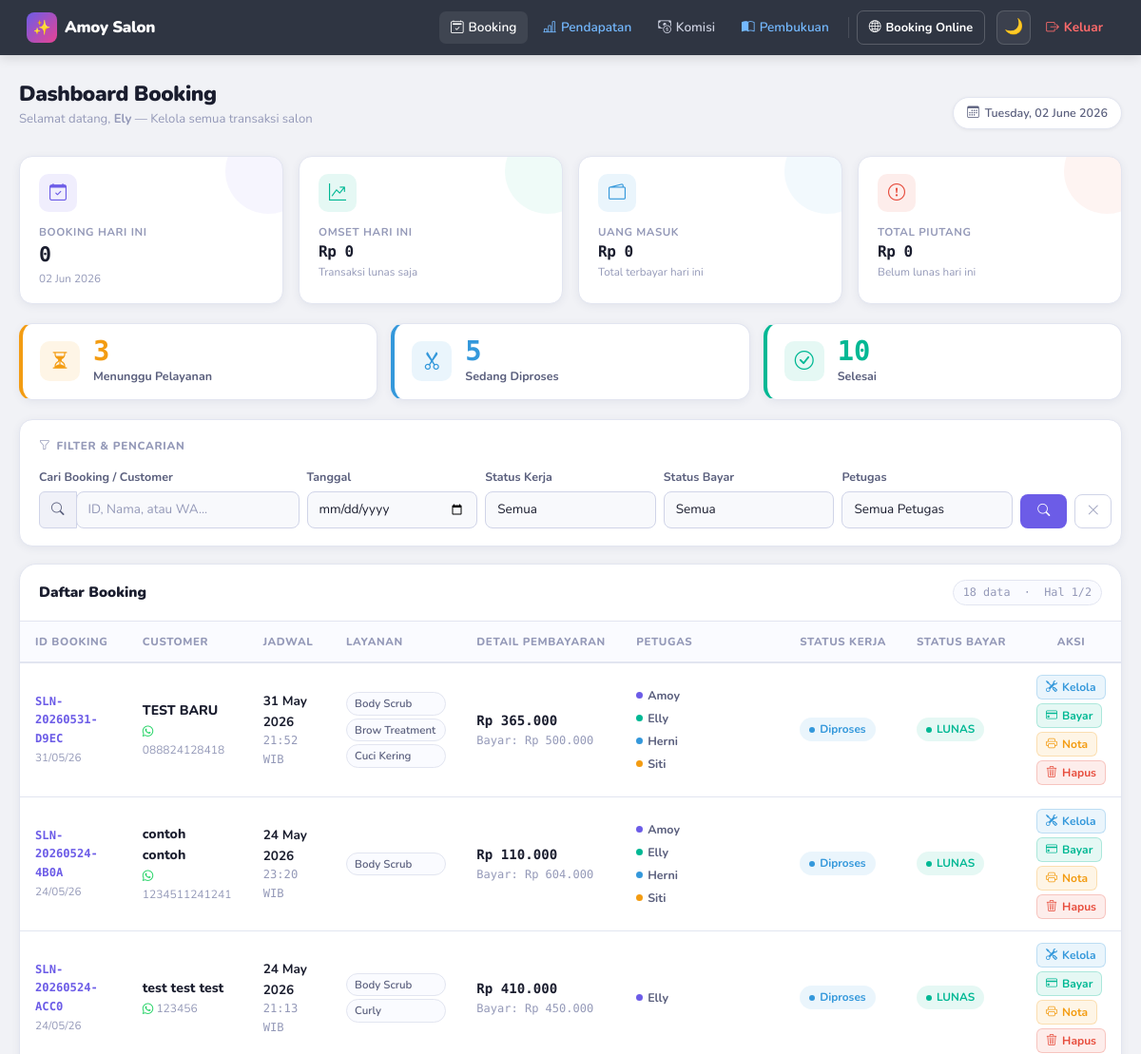
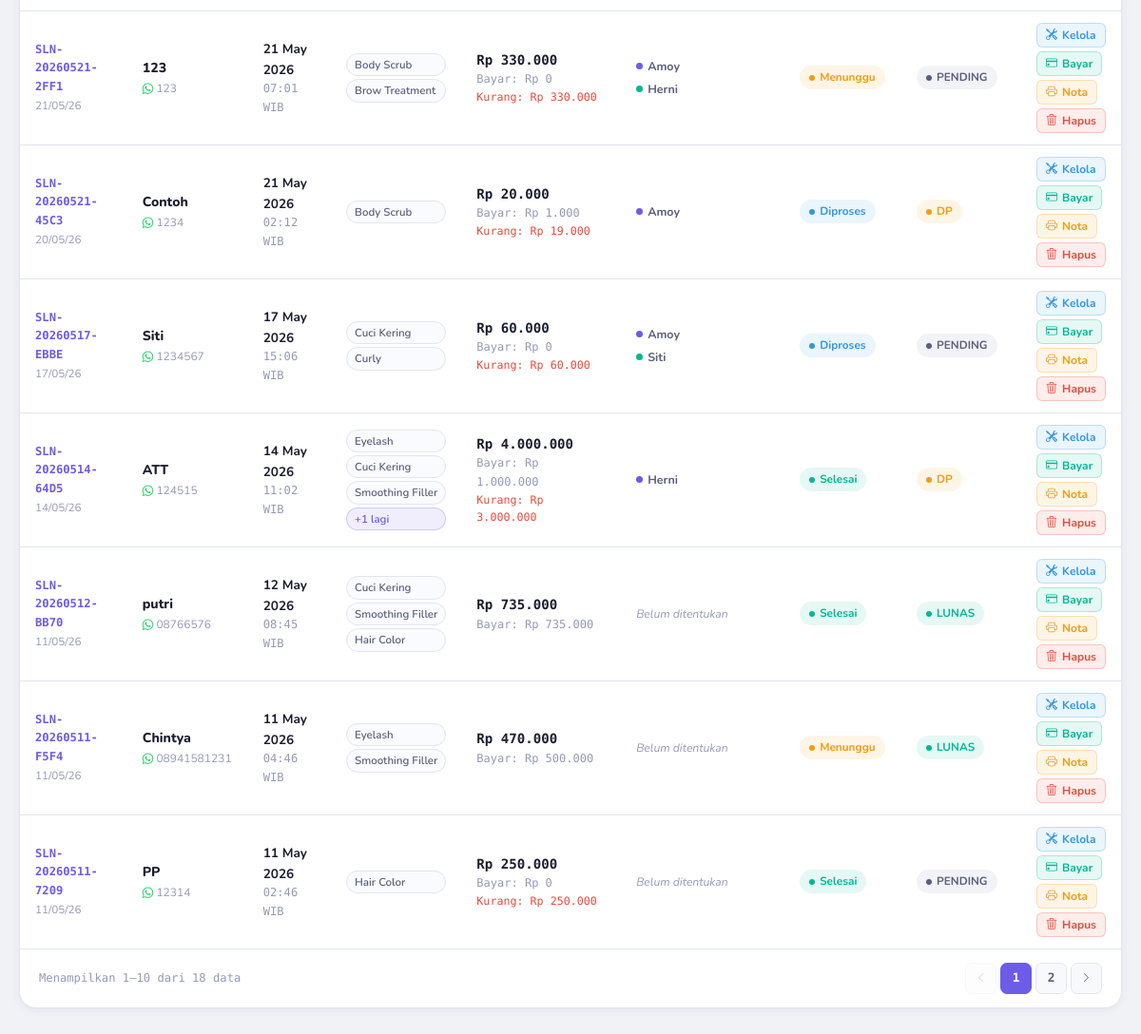
Page /pages/admin.php (signed in) on the committed database (2 pictures, top to bottom).
### tables this page shows
CREATE TABLE `bookings` (
  `id_booking` varchar(20) NOT NULL,
  `nama_customer` varchar(100) NOT NULL,
  `whatsapp_customer` varchar(20) NOT NULL,
  `tgl_booking` date NOT NULL,
  `jam_booking` time NOT NULL,
  `total_biaya` decimal(10,2) DEFAULT 0.00,
  `bayar_cash` decimal(15,2) DEFAULT 0.00,
  `bayar_transfer` decimal(15,2) DEFAULT 0.00,
  `jumlah_terbayar` decimal(15,2) DEFAULT 0.00,
  `status_pembayaran` enum('pending','dp','lunas','batal') DEFAULT 'pending',
  `status_kerja` enum('menunggu','diproses','selesai') DEFAULT 'menunggu',
  `id_employee` int(11) DEFAULT NULL,
  `created_at` timestamp NOT NULL DEFAULT current_timestamp()
);

### pages/admin.php (the view, shortened to what this page needs)
<?php
$user_level = $_SESSION['level'];
$user_nama  = $_SESSION['nama'] ?? $_SESSION['username'];
include '../class/koneksi.php';
$today = date('Y-m-d');
$q_stat = mysqli_query($conn,
    "SELECT
        COUNT(*) AS jml_booking,
        COALESCE(SUM(CASE WHEN status_pembayaran='lunas' THEN total_biaya ELSE 0 END), 0) AS omset,
        COALESCE(SUM(jumlah_terbayar), 0) AS uang_masuk,
        COALESCE(SUM(CASE WHEN status_pembayaran IN ('pending','dp') THEN (total_biaya - jumlah_terbayar) ELSE 0 END), 0) AS piutang
     FROM bookings WHERE tgl_booking='$today' AND status_pembayaran != 'batal'"
);
$stat = mysqli_fetch_assoc($q_stat);
$cnt = [];
foreach (['menunggu','diproses','selesai'] as $sk) {
    $r = mysqli_fetch_assoc(mysqli_query($conn,
        "SELECT COUNT(*) AS c FROM bookings WHERE status_kerja='$sk' AND status_pembayaran != 'batal'"));
    $cnt[$sk] = $r['c'];
}
$f_tgl    = trim($_GET['tgl']          ?? '');
$f_q      = trim($_GET['q']            ?? '');
$per_page = 10;
$page     = max(1, (int)($_GET['page'] ?? 1));
$offset   = ($page - 1) * $per_page;
$where = ["1=1"];
$where_sql = implode(' AND ', $where);
$total_rows  = mysqli_fetch_assoc(mysqli_query($conn,"SELECT COUNT(*) AS c FROM bookings b WHERE $where_sql"))['c'];
$total_pages = (int)ceil($total_rows / $per_page);
$sql_main = "
SELECT
    b.*,
    GROUP_CONCAT(DISTINCT s.nama_layanan ORDER BY d.id_detail SEPARATOR '||') AS daftar_layanan,
    GROUP_CONCAT(DISTINCT bk_emp.nama_karyawan ORDER BY bk_emp.nama_karyawan SEPARATOR '||') AS daftar_petugas_komisi
FROM bookings b
LEFT JOIN booking_details d ON b.id_booking=d.id_booking
LEFT JOIN services s ON d.id_service=s.id_service
LEFT JOIN booking_komisi bk ON d.id_detail=bk.id_detail
LEFT JOIN employees bk_emp ON bk.id_employee=bk_emp.id_employee
WHERE $where_sql
GROUP BY b.id_booking
ORDER BY b.created_at DESC
LIMIT $per_page OFFSET $offset";
$q_main = mysqli_query($conn, $sql_main);
?>
<!DOCTYPE html>
<html lang="id" data-theme="light">
<head>
<link href="https://cdn.jsdelivr.net/npm/bootstrap@5.3.0/dist/css/bootstrap.min.css" rel="stylesheet">
<link rel="stylesheet" href="https://cdn.jsdelivr.net/npm/bootstrap-icons@1.11.3/font/bootstrap-icons.css">
</head>
<body>
<nav class="navbar navbar-expand-lg">
  <div class="container-fluid px-2">
    <a class="navbar-brand" href="admin.php">
      <div class="brand-icon">✨</div>
      Amoy Salon
    </a>
    <div class="collapse navbar-collapse" id="navMain">
      <ul class="navbar-nav ms-auto align-items-lg-center gap-1">
        <?php if($user_level<=2): ?>
        <li class="nav-item"><a class="nav-link active" href="admin.php"><i class="bi bi-calendar2-check"></i>Booking</a></li>
        <?php endif; ?>
        <?php if($user_level<=2): ?>
        <li class="nav-item"><a class="nav-link text-info" href="laporan.php"><i class="bi bi-bar-chart-line"></i>Pendapatan</a></li>
        <li class="nav-item"><a class="nav-link" href="komisi.php"><i class="bi bi-cash-coin"></i>Komisi</a></li>
        <li class="nav-item"><a class="nav-link text-info" href="laporan_pembayaran.php"><i class="bi bi-book-half"></i>Pembukuan</a></li>
        <?php endif; ?>
        <li class="nav-item"><div class="nav-divider d-none d-lg-block" style="width:1px;height:22px;background:rgba(255,255,255,.12);margin:0 4px"></div></li>
        <li class="nav-item"><a href="../index.php" target="_blank" class="nav-link btn-booking-online"><i class="bi bi-globe2"></i>Booking Online</a></li>
        <li class="nav-item d-none d-lg-flex align-items-center ms-2">
          <button class="theme-toggle" onclick="toggleTheme()" id="themeBtnDesktop" title="Ganti Tema">🌙</button>
        </li>
        <li class="nav-item"><a class="nav-link btn-logout" href="../class/logout.php" onclick="return confirm('Yakin keluar?')"><i class="bi bi-box-arrow-right"></i>Keluar</a></li>
      </ul>
    </div>
  </div>
</nav>
<div class="page-container">
  <div class="page-head">
    <div>
      <h1 class="page-title">Dashboard Booking</h1>
      <p class="page-subtitle">Selamat datang, <strong><?=htmlspecialchars($user_nama)?></strong> — Kelola semua transaksi salon</p>
    </div>
    <div class="date-chip"><i class="bi bi-calendar3"></i><?=date('l, d F Y')?></div>
  </div>
  <div class="stat-grid">
    <div class="stat-card" style="--c:var(--accent);--c-soft:var(--accent-bg)">
      <div class="stat-icon"><i class="bi bi-calendar-check"></i></div>
      <div class="stat-label">Booking Hari Ini</div>
      <div class="stat-value"><?=number_format($stat['jml_booking']??0)?></div>
      <div class="stat-note"><?=date('d M Y')?></div>
    </div>
    <div class="stat-card" style="--c:var(--green);--c-soft:var(--green-bg)">
      <div class="stat-icon"><i class="bi bi-graph-up-arrow"></i></div>
      <div class="stat-label">Omset Hari Ini</div>
      <div class="stat-value sm">Rp&nbsp;<?=number_format($stat['omset']??0,0,',','.')?></div>
      <div class="stat-note">Transaksi lunas saja</div>
    </div>
    <div class="stat-card" style="--c:var(--blue);--c-soft:var(--blue-bg)">
      <div class="stat-icon"><i class="bi bi-wallet2"></i></div>
      <div class="stat-label">Uang Masuk</div>
      <div class="stat-value sm">Rp&nbsp;<?=number_format($stat['uang_masuk']??0,0,',','.')?></div>
      <div class="stat-note">Total terbayar hari ini</div>
    </div>
    <div class="stat-card" style="--c:var(--red);--c-soft:var(--red-bg)">
      <div class="stat-icon"><i class="bi bi-exclamation-circle"></i></div>
      <div class="stat-label">Total Piutang</div>
      <div class="stat-value sm">Rp&nbsp;<?=number_format($stat['piutang']??0,0,',','.')?></div>
      <div class="stat-note">Belum lunas hari ini</div>
    </div>
  </div>
  <div class="pipe-grid">
    <div class="pipe-card" style="--c:var(--yellow);--c-soft:var(--yellow-bg)">
      <div class="pipe-dot"><i class="bi bi-hourglass-split"></i></div>
      <div>
        <div class="pipe-count"><?=$cnt['menunggu']?></div>
        <div class="pipe-label">Menunggu Pelayanan</div>
      </div>
    </div>
    <div class="pipe-card" style="--c:var(--blue);--c-soft:var(--blue-bg)">
      <div class="pipe-dot"><i class="bi bi-scissors"></i></div>
      <div>
        <div class="pipe-count"><?=$cnt['diproses']?></div>
        <div class="pipe-label">Sedang Diproses</div>
      </div>
    </div>
    <div class="pipe-card" style="--c:var(--green);--c-soft:var(--green-bg)">
      <div class="pipe-dot"><i class="bi bi-check-circle"></i></div>
      <div>
        <div class="pipe-count"><?=$cnt['selesai']?></div>
        <div class="pipe-label">Selesai</div>
      </div>
    </div>
  </div>
  <div class="filter-card">
    <div class="filter-title"><i class="bi bi-funnel"></i>Filter &amp; Pencarian</div>
    <form method="GET" id="filterForm">
      <div class="row g-2 align-items-end">
        <div class="col-lg-3 col-md-6">
          <label class="form-label">Cari Booking / Customer</label>
          <div class="input-group">
            <span class="input-group-text"><i class="bi bi-search"></i></span>
            <input type="text" name="q" class="form-control" placeholder="ID, Nama, atau WA..." value="<?=htmlspecialchars($f_q)?>">
          </div>
        </div>
        <div class="col-lg-2 col-md-6">
          <label class="form-label">Tanggal</label>
          <input type="date" name="tgl" class="form-control" value="<?=htmlspecialchars($f_tgl)?>">
        </div>
        <div class="col-lg-2 col-md-4">
          <label class="form-label">Status Kerja</label>
          <select name="status_kerja" class="form-select">
            <option value="">Semua</option>
          </select>
        </div>
        <div class="col-lg-2 col-md-4">
          <label class="form-label">Status Bayar</label>
          <select name="status_bayar" class="form-select">
            <option value="">Semua</option>
          </select>
        </div>
        <div class="col-lg-2 col-md-4">
          <label class="form-label">Petugas</label>
          <select name="id_employee" class="form-select">
            <option value="">Semua Petugas</option>
          </select>
        </div>
        <div class="col-lg-1 col-12 d-flex gap-2">
          <button type="submit" class="btn btn-primary flex-grow-1"><i class="bi bi-search"></i></button>
          <a href="admin.php" class="btn btn-reset"><i class="bi bi-x-lg"></i></a>
        </div>
      </div>
    </form>
  </div>
  <div class="table-card">
    <div class="table-head-row">
      <div>
        <h2 class="table-card-title">Daftar Booking</h2>
      </div>
      <span class="table-count-chip"><?=$total_rows?> data &nbsp;·&nbsp; Hal <?=$page?>/<?=max(1,$total_pages)?></span>
    </div>
    <div class="table-scroll">
      <table class="dash-table">
        <thead>
          <tr>
            <th>ID Booking</th>
            <th>Customer</th>
            <th>Jadwal</th>
            <th>Layanan</th>
            <th>Detail Pembayaran</th>
            <th>Petugas</th>
            <th>Status Kerja</th>
            <th>Status Bayar</th>
            <th style="text-align:center">Aksi</th>
          </tr>
        </thead>
        <tbody>
        <?php if(mysqli_num_rows($q_main)===0): ?>
          <tr class="empty-row">
            <td colspan="9">
              <div class="empty-icon">📋</div>
              <p class="empty-txt">Tidak ada data booking ditemukan.<br>Coba ubah filter atau tambahkan booking baru.</p>
            </td>
          </tr>
        <?php else: ?>
        <?php while($row=mysqli_fetch_assoc($q_main)):
            $layanan_arr = array_filter(explode('||', $row['daftar_layanan']??''));
            $pet_arr     = array_unique(array_filter(explode('||', $row['daftar_petugas_komisi']??'')));
            $terbayar    = (float)$row['jumlah_terbayar'];
            $total_b     = (float)$row['total_biaya'];
            $kekurangan  = $total_b - $terbayar;
        ?>
          <tr>
            <td>
              <div class="td-id"><?=htmlspecialchars($row['id_booking'])?></div>
              <div class="td-date"><?=date('d/m/y', strtotime($row['created_at']))?></div>
            </td>
            <td>
              <div class="td-name"><?=htmlspecialchars($row['nama_customer'])?></div>
              <div class="td-wa"><i class="bi bi-whatsapp" style="color:#25D366;font-size:.72rem"></i> <?=htmlspecialchars($row['whatsapp_customer'])?></div>
            </td>
            <td>
              <div class="td-sched-date"><?=date('d M Y',strtotime($row['tgl_booking']))?></div>
              <div class="td-sched-time"><?=date('H:i',strtotime($row['jam_booking']))?> WIB</div>
            </td>
            <td>
              <div class="svc-pills">
                <?php foreach(array_slice($layanan_arr,0,3) as $l): ?>
                  <span class="svc-pill"><?=htmlspecialchars($l)?></span>
                <?php endforeach; ?>
                <?php if(count($layanan_arr)>3): ?>
                  <span class="svc-pill svc-more">+<?=count($layanan_arr)-3?> lagi</span>
                <?php endif; ?>
              </div>
            </td>
            <td>
              <div class="td-price">Rp <?=number_format($total_b,0,',','.')?></div>
              <div class="td-paid">Bayar: Rp <?=number_format($terbayar,0,',','.')?></div>
              <?php if($kekurangan>0 && $row['status_pembayaran']!='lunas' && $row['status_pembayaran']!='batal'): ?>
              <div class="td-lack">Kurang: Rp <?=number_format($kekurangan,0,',','.')?></div>
              <?php endif; ?>
            </td>
            <td>
              <?php if(count($pet_arr)>0): ?>
              <div class="petugas-cluster">
                <?php
                $colors=['var(--accent)','var(--green)','var(--blue)','var(--yellow)','var(--pink)','var(--red)'];
                foreach($pet_arr as $ci=>$pn):
                  $c=$colors[$ci%count($colors)];
                ?>
                <div class="petugas-item">
                  <div class="petugas-dot" style="background:<?=$c?>"></div>
                  <?=htmlspecialchars($pn)?>
                </div>
                <?php endforeach; ?>
              </div>
              <?php else: ?>
              <span class="petugas-empty">Belum ditentukan</span>
              <?php endif; ?>
            </td>
            <td><span class="badge-s bs-<?=$row['status_kerja']?>"><?=ucfirst($row['status_kerja'])?></span></td>
            <td><span class="badge-s bs-<?=$row['status_pembayaran']?>"><?=strtoupper($row['status_pembayaran'])?></span></td>
            <td>
              <div class="act-group">
                <button class="btn btn-xs btn-act-kelola" onclick="openKelola('<?=addslashes($row['id_booking'])?>')">
                  <i class="bi bi-tools"></i> Kelola
                </button>
                <button class="btn btn-xs btn-act-bayar" onclick="openBayar('<?=addslashes($row['id_booking'])?>')">
                  <i class="bi bi-credit-card"></i> Bayar
                </button>
                <a href="cetak_nota.php?id=<?=urlencode($row['id_booking'])?>" target="_blank" class="btn btn-xs btn-act-nota">
                  <i class="bi bi-printer"></i> Nota
                </a>
                <a href="../class/hapus.php?type=booking&id=<?=urlencode($row['id_booking'])?>"
                   class="btn btn-xs btn-act-hapus"
                   onclick="return confirm('Hapus booking <?=addslashes($row['id_booking'])?>?\nTindakan ini tidak dapat dibatalkan!')">
                  <i class="bi bi-trash3"></i> Hapus
                </a>
              </div>
            </td>
          </tr>
        <?php endwhile; ?>
        <?php endif; ?>
        </tbody>
      </table>
    </div>
    <?php if($total_pages>1): ?>
    <div class="pg-bar">
      <div class="pg-info">
        Menampilkan <?=($offset+1)?>–<?=min($offset+$per_page,$total_rows)?> dari <?=$total_rows?> data
      </div>
      <ul class="pg-links">
        <li class="<?=$page<=1?'disabled':''?>">
          <?php if($page>1): ?><a href="?<?=http_build_query(array_merge($_GET,['page'=>$page-1]))?>"><i class="bi bi-chevron-left" style="font-size:.68rem"></i></a>
          <?php else: ?><span><i class="bi bi-chevron-left" style="font-size:.68rem"></i></span><?php endif; ?>
        </li>
        <?php
        $sp=max(1,$page-2);$ep=min($total_pages,$page+2);
        for($pg=$sp;$pg<=$ep;$pg++){
            if($pg==$page) echo '<li class="active"><span>'.$pg.'</span></li>';
            else echo '<li><a href="?'.http_build_query(array_merge($_GET,['page'=>$pg])).'">'.$pg.'</a></li>';
        }
        ?>
        <li class="<?=$page>=$total_pages?'disabled':''?>">
          <?php if($page<$total_pages): ?><a href="?<?=http_build_query(array_merge($_GET,['page'=>$page+1]))?>"><i class="bi bi-chevron-right" style="font-size:.68rem"></i></a>
          <?php else: ?><span><i class="bi bi-chevron-right" style="font-size:.68rem"></i></span><?php endif; ?>
        </li>
      </ul>
    </div>
    <?php endif; ?>
  </div>
</div>
</body>
</html>

### rows in the picture
bookings: id_booking "SLN-20260531-D9EC", created_at "31/05/26", nama_customer "TEST BARU", whatsapp_customer "088824128418", tgl_booking "31 May 2026", jam_booking "21:52", l "Body Scrub", l "Brow Treatment", l "Cuci Kering", total_biaya "365.000", jumlah_terbayar "500.000", pn "Amoy", pn "Elly", pn "Herni", pn "Siti", status_kerja "Diproses", status_pembayaran "LUNAS"
bookings: id_booking "SLN-20260524-4B0A", created_at "24/05/26", nama_customer "contoh contoh", whatsapp_customer "1234511241241", tgl_booking "24 May 2026", jam_booking "23:20", l "Body Scrub", total_biaya "110.000", jumlah_terbayar "604.000", pn "Amoy", pn "Elly", pn "Herni", pn "Siti", status_kerja "Diproses", status_pembayaran "LUNAS"
bookings: id_booking "SLN-20260524-ACC0", created_at "24/05/26", nama_customer "test test test", whatsapp_customer "123456", tgl_booking "24 May 2026", jam_booking "21:13", l "Body Scrub", l "Curly", total_biaya "410.000", jumlah_terbayar "450.000", pn "Elly", status_kerja "Diproses", status_pembayaran "LUNAS"
bookings: id_booking "SLN-20260521-2FF1", created_at "21/05/26", nama_customer "123", whatsapp_customer "123", tgl_booking "21 May 2026", jam_booking "07:01", l "Body Scrub", l "Brow Treatment", total_biaya "330.000", jumlah_terbayar "0", kekurangan "330.000", pn "Amoy", pn "Herni", status_kerja "Menunggu", status_pembayaran "PENDING"
bookings: id_booking "SLN-20260521-45C3", created_at "20/05/26", nama_customer "Contoh", whatsapp_customer "1234", tgl_booking "21 May 2026", jam_booking "02:12", l "Body Scrub", total_biaya "20.000", jumlah_terbayar "1.000", kekurangan "19.000", pn "Amoy", status_kerja "Diproses", status_pembayaran "DP"
bookings: id_booking "SLN-20260517-EBBE", created_at "17/05/26", nama_customer "Siti", whatsapp_customer "1234567", tgl_booking "17 May 2026", jam_booking "15:06", l "Cuci Kering", l "Curly", total_biaya "60.000", jumlah_terbayar "0", kekurangan "60.000", pn "Amoy", pn "Siti", status_kerja "Diproses", status_pembayaran "PENDING"
bookings: id_booking "SLN-20260514-64D5", created_at "14/05/26", nama_customer "ATT", whatsapp_customer "124515", tgl_booking "14 May 2026", jam_booking "11:02", l "Eyelash", l "Cuci Kering", l "Smoothing Filler", count($layanan_arr)-3 "1", total_biaya "4.000.000", jumlah_terbayar "1.000.000", kekurangan "3.000.000", pn "Herni", status_kerja "Selesai", status_pembayaran "DP"
bookings: id_booking "SLN-20260512-BB70", created_at "11/05/26", nama_customer "putri", whatsapp_customer "08766576", tgl_booking "12 May 2026", jam_booking "08:45", l "Cuci Kering", l "Smoothing Filler", l "Hair Color", total_biaya "735.000", jumlah_terbayar "735.000", shows "Belum ditentukan", status_kerja "Selesai", status_pembayaran "LUNAS"
bookings: id_booking "SLN-20260511-F5F4", created_at "11/05/26", nama_customer "Chintya", whatsapp_customer "08941581231", tgl_booking "11 May 2026", jam_booking "04:46", l "Eyelash", l "Smoothing Filler", total_biaya "470.000", jumlah_terbayar "500.000", shows "Belum ditentukan", status_kerja "Menunggu", status_pembayaran "LUNAS"
bookings: id_booking "SLN-20260511-7209", created_at "11/05/26", nama_customer "PP", whatsapp_customer "12314", tgl_booking "11 May 2026", jam_booking "02:46", l "Hair Color", total_biaya "250.000", jumlah_terbayar "0", kekurangan "250.000", shows "Belum ditentukan", status_kerja "Selesai", status_pembayaran "PENDING"

### other values in the picture
$user_nama "Ely"
$stat['jml_booking'] "0"
$stat['omset'] "0"
$stat['uang_masuk'] "0"
$stat['piutang'] "0"
$cnt['menunggu'] "3"
$cnt['diproses'] "5"
$cnt['selesai'] "10"
$total_rows "18"
$page "1"
max(1,$total_pages) "2"
$offset+1 "1"
min($offset+$per_page,$total_rows) "10"
